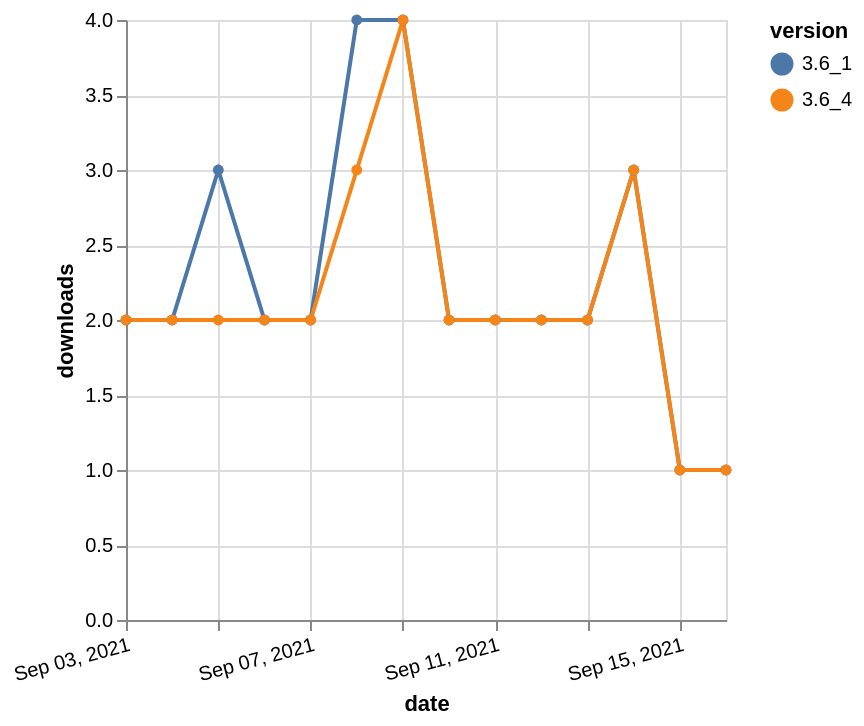

Write the Vega-Lite specification saved for this chart.
### Vega-Lite specification from a JSON file in a GitHub repository (floating-point values rounded to 4 significant figures)
{"$schema": "https://vega.github.io/schema/vega-lite/v5.json", "description": "A simple bar chart with embedded data.", "data": {"values": [{"date": "2021-09-03", "total": 4155, "delta": 2, "version": "3.6_1"}, {"date": "2021-09-04", "total": 4157, "delta": 2, "version": "3.6_1"}, {"date": "2021-09-05", "total": 4160, "delta": 3, "version": "3.6_1"}, {"date": "2021-09-06", "total": 4162, "delta": 2, "version": "3.6_1"}, {"date": "2021-09-07", "total": 4164, "delta": 2, "version": "3.6_1"}, {"date": "2021-09-08", "total": 4168, "delta": 4, "version": "3.6_1"}, {"date": "2021-09-09", "total": 4172, "delta": 4, "version": "3.6_1"}, {"date": "2021-09-10", "total": 4174, "delta": 2, "version": "3.6_1"}, {"date": "2021-09-11", "total": 4176, "delta": 2, "version": "3.6_1"}, {"date": "2021-09-12", "total": 4178, "delta": 2, "version": "3.6_1"}, {"date": "2021-09-13", "total": 4180, "delta": 2, "version": "3.6_1"}, {"date": "2021-09-14", "total": 4183, "delta": 3, "version": "3.6_1"}, {"date": "2021-09-15", "total": 4184, "delta": 1, "version": "3.6_1"}, {"date": "2021-09-16", "total": 4185, "delta": 1, "version": "3.6_1"}, {"date": "2021-09-03", "total": 3771, "delta": 2, "version": "3.6_4"}, {"date": "2021-09-04", "total": 3773, "delta": 2, "version": "3.6_4"}, {"date": "2021-09-05", "total": 3775, "delta": 2, "version": "3.6_4"}, {"date": "2021-09-06", "total": 3777, "delta": 2, "version": "3.6_4"}, {"date": "2021-09-07", "total": 3779, "delta": 2, "version": "3.6_4"}, {"date": "2021-09-08", "total": 3782, "delta": 3, "version": "3.6_4"}, {"date": "2021-09-09", "total": 3786, "delta": 4, "version": "3.6_4"}, {"date": "2021-09-10", "total": 3788, "delta": 2, "version": "3.6_4"}, {"date": "2021-09-11", "total": 3790, "delta": 2, "version": "3.6_4"}, {"date": "2021-09-12", "total": 3792, "delta": 2, "version": "3.6_4"}, {"date": "2021-09-13", "total": 3794, "delta": 2, "version": "3.6_4"}, {"date": "2021-09-14", "total": 3797, "delta": 3, "version": "3.6_4"}, {"date": "2021-09-15", "total": 3798, "delta": 1, "version": "3.6_4"}, {"date": "2021-09-16", "total": 3799, "delta": 1, "version": "3.6_4"}]}, "width": "container", "mark": {"type": "line", "point": {"filled": true}}, "encoding": {"x": {"field": "date", "type": "temporal", "timeUnit": "yearmonthdate", "title": "date", "axis": {"labelAngle": -15}}, "y": {"field": "delta", "type": "quantitative", "title": "downloads"}, "color": {"field": "version", "type": "nominal"}, "tooltip": {"field": "delta"}}}
